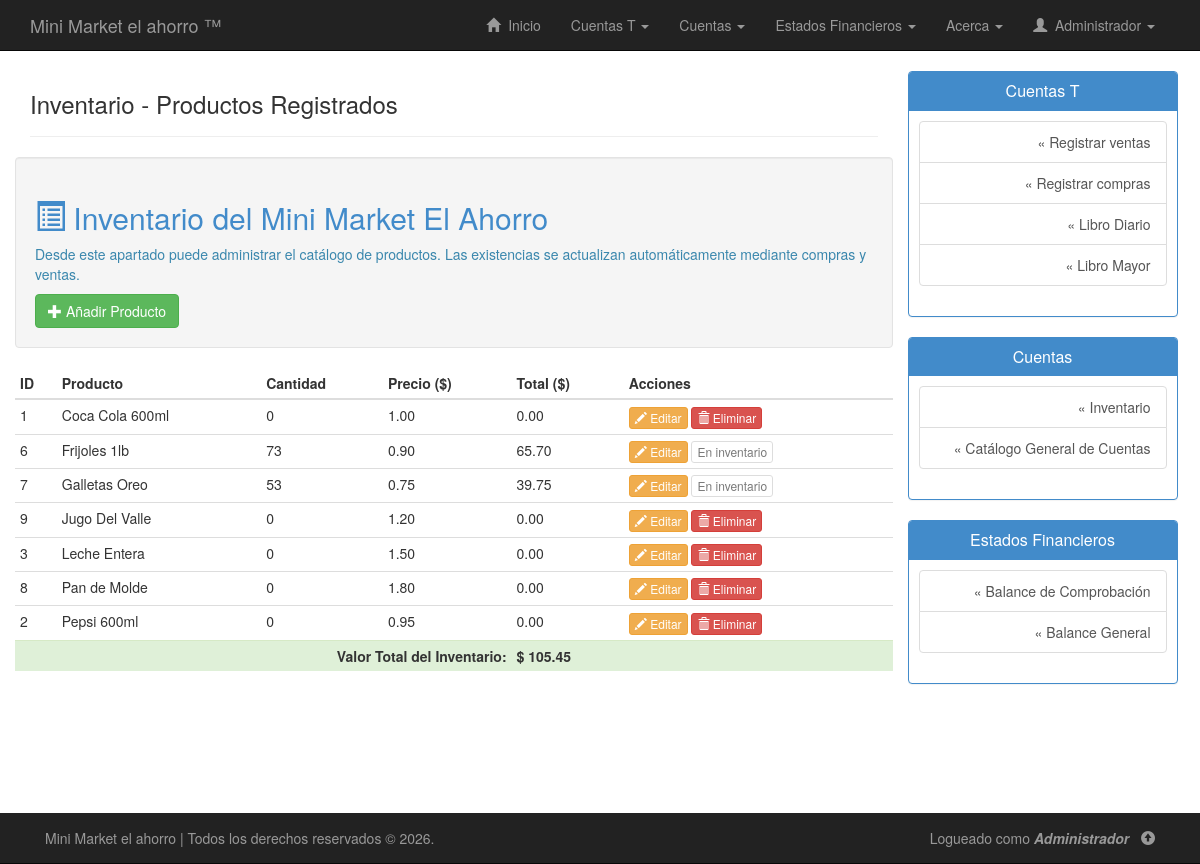
Page /php/inventario.php (signed in) on the earlier database version.
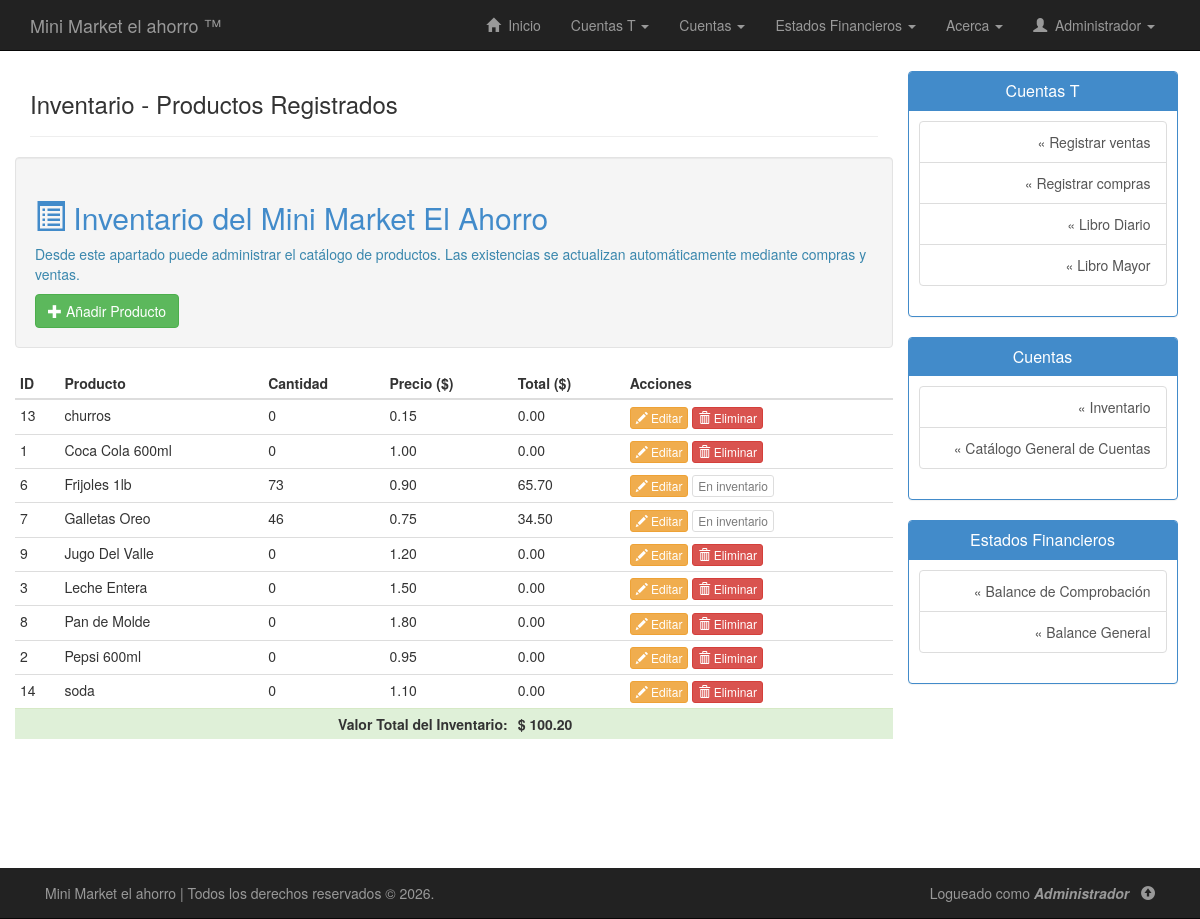
Same page on the later database version.
### tables this page shows
CREATE TABLE `inventario` (
  `id_inventario` int(11) NOT NULL,
  `nombre` varchar(100) NOT NULL,
  `cantidad` int(11) NOT NULL,
  `costo` decimal(8,2) NOT NULL DEFAULT 0.00,
  `precio` decimal(8,2) NOT NULL,
  `activo` tinyint(1) NOT NULL DEFAULT 1
);

### php/inventario.php (the view, shortened to what this page needs)
<?php
include("conexion.php");
?>
<!DOCTYPE html>
<html lang="es">
<head>
    <link rel="stylesheet" type="text/css" href="../css/bootstrap.min.css"/>
    <link rel="stylesheet" type="text/css" href="../css/estilos.css"/>
</head>
<body>
<?php include("nav.php"); ?>
<div class="container" id="contenido">
    <div class="row row-offcanvas row-offcanvas-right">
        <div class="col-xs-12 col-sm-9">
            <div class="page-header">
                <h3>Inventario - Productos Registrados</h3>
            </div>
            <div class="row">
                <div class="col-lg-12 well">
                    <h2 class="text-primary">
                        <span class="glyphicon glyphicon-list-alt"></span>
                        Inventario del Mini Market El Ahorro
                    </h2>
                    <p class="text-info">
                        Desde este apartado puede administrar el catálogo de productos.
                        Las existencias se actualizan automáticamente mediante compras y ventas.
                    </p>
                    <a href="agregar-producto.php" class="btn btn-success">
                        <span class="glyphicon glyphicon-plus"></span>
                        Añadir Producto
                    </a>
                </div>
                <?php
                $consulta = "
SELECT *
FROM inventario
WHERE activo = 1
ORDER BY nombre
";
                $ejecutar_consulta = $conexion->query($consulta);
                $totalInventario = 0;
                ?>
                <table class="table table-hover table-condensed">
                    <thead>
                        <tr>
                            <th>ID</th>
                            <th>Producto</th>
                            <th>Cantidad</th>
                            <th>Precio ($)</th>
                            <th>Total ($)</th>
                            <th>Acciones</th>
                        </tr>
                    </thead>
                    <tbody>
                    <?php
                    while($registro = $ejecutar_consulta->fetch_assoc())
                    {
                        $totalProducto = $registro['cantidad'] * $registro['precio'];
                        $totalInventario += $totalProducto;
                        echo "<tr>";
                        echo "<td>".$registro['id_inventario']."</td>";
                        echo "<td>".$registro['nombre']."</td>";
                        echo "<td>".$registro['cantidad']."</td>";
                        echo "<td>".number_format($registro['precio'],2)."</td>";
                        echo "<td>".number_format($totalProducto,2)."</td>";
                        echo "<td>";
                        echo "
                        <a
                            href='editar-producto.php?id=".$registro['id_inventario']."'
                            class='btn btn-warning btn-xs'
                        >
                            <span class='glyphicon glyphicon-pencil'></span>
                            Editar
                        </a>
                        ";
                        if($registro['cantidad'] == 0){
                            echo "
                            <a
                                href='eliminar-producto.php?id=".$registro['id_inventario']."'
                                class='btn btn-danger btn-xs'
                                onclick=\"return confirm('¿Desea eliminar este producto?');\"
                            >
                                <span class='glyphicon glyphicon-trash'></span>
                                Eliminar
                            </a>
                            ";
                        }else{
                            echo "
                            <button
                                class='btn btn-default btn-xs'
                                disabled
                            >
                                En inventario
                            </button>
                            ";
                        }
                        echo "</td>";
                        echo "</tr>";
                    }
                    ?>
                    </tbody>
                    <tfoot>
                        <tr class="success">
                            <th colspan="4" style="text-align:right">
                                Valor Total del Inventario:
                            </th>
                            <th>
                                $ <?php echo number_format($totalInventario,2); ?>
                            </th>
                            <th></th>
                        </tr>
                    </tfoot>
                </table>
            </div>
        </div>
        <?php include("sidebar.php"); ?>
    </div>
</div>
<?php include("footer.php"); ?>
</body>
</html>

### php/nav.php (shortened to what this page needs)
<div class="navbar navbar-inverse navbar-static-top">
	<div class="container">
		<a href="home.php" class="navbar-brand">Mini Market el ahorro &#0153;</a>
		<div class="collapse navbar-collapse navHeaderCollapse">
			<ul class="nav navbar-nav navbar-right">
				<li><a href="home.php"><span class="glyphicon glyphicon-home"></span> &nbsp;Inicio</a></li>
				<li class="dropdown">
					<a href="#" class="dropdown-toggle" data-toggle="dropdown">Cuentas T <b class="caret"></b></a>
				</li>
				<li class="dropdown">
					<a href="#" class="dropdown-toggle" data-toggle="dropdown">Cuentas <b class="caret"></b></a>
				</li>
				<li class="dropdown">
					<a href="#" class="dropdown-toggle" data-toggle="dropdown">Estados Financieros <b class="caret"></b></a>
				</li>
				<li class="dropdown">
					<a href="#" class="dropdown-toggle" data-toggle="dropdown">Acerca <b class="caret"></b></a>
				</li>
				<li class="dropdown">
					<a href="#" class="dropdown-toggle" data-toggle="dropdown" style="text-transform:capitalize">
						<span class="glyphicon glyphicon-user"></span> &nbsp;<?php echo $_SESSION['usuario']; ?>
						<b class="caret"></b>
					</a>
				</li>
			</ul>
		</div>
	</div>
</div>

### php/sidebar.php (shortened to what this page needs)
<div class="row">
	<div class="col-sm-3">
		<div class="panel panel-primary">
			<div class="panel-heading">
				<h3 class="panel-title text-center">Cuentas T</h3>
			</div>
			<div class="panel-body" id="sb">
				<div class="list-group text-right">
					<a href="registrar-ventas.php" class="list-group-item">&#0171; Registrar ventas</a>
					<a href="registrar-compras.php" class="list-group-item">&#0171; Registrar compras</a>
					<a href="diario.php" class="list-group-item">&#0171; Libro Diario</a>
					<a href="mayor.php" class="list-group-item">&#0171; Libro Mayor</a>
				</div>
			</div>
		</div>
		<div class="panel panel-primary">
			<div class="panel-heading">
				<h3 class="panel-title text-center">Cuentas</h3>
			</div>
			<div class="panel-body" id="sb">
				<div class="list-group text-right">
                    <a href="inventario.php" class="list-group-item">&#0171; Inventario</a>
					<a href="catalogo-cuentas.php" class="list-group-item">&#0171; Catálogo General de Cuentas</a>
				</div>
			</div>
		</div>
		<div class="panel panel-primary">
			<div class="panel-heading">
				<h3 class="panel-title text-center">Estados Financieros</h3>
			</div>
			<div class="panel-body" id="sb">
				<div class="list-group text-right">
					<a href="balance-comprobacion.php" class="list-group-item">&#0171; Balance de Comprobación</a>
					<a href="balance-general.php" class="list-group-item">&#0171; Balance General</a>
				</div>
			</div>
		</div>
	</div>
</div>

### php/footer.php (shortened to what this page needs)
<div class="navbar navbar-inverse navbar-fixed-bottom" id="footer">
	<div class="container">
		<p class="navbar-text pull-left">
			Mini Market el ahorro | Todos los derechos reservados &copy; 2026.
		</p>
		<p class="navbar-text pull-right">
			Logueado como <em><strong style="text-transform:capitalize"><?php echo $_SESSION["usuario"]; ?></strong></em>&nbsp;&nbsp;
			<a href="#" class="navbar-link" title="Volver arriba"><span class="glyphicon glyphicon-circle-arrow-up"></span></a>
		</p>
	</div>
</div>

### css/estilos.css (style rules this page uses)
body { background: #fff; margin-bottom: 80px; }
.page-header { margin-top: 0; }
.panel-body { padding-top: 0; }
#contenido { padding-bottom: 80px; }
#footer { margin-bottom: 0px; }
#sb { padding:10px; }
table { background: #FFF; }
a { -ms-transition: all 0.25s ease-in; -moz-transition: all 0.25s ease-in; -o-transition: all 0.25s ease-in; -webkit-transition: all 0.25s ease-in; transition: all 0.25s ease-in; }

Differences in the rows shown:
added inventario: id_inventario "13", nombre "churros", cantidad "0", precio "0.15", totalProducto "0.00"
changed inventario "Galletas Oreo": cantidad "53" → "46"; totalProducto "39.75" → "34.50"
added inventario: id_inventario "14", nombre "soda", cantidad "0", precio "1.10", totalProducto "0.00"
Other differences:
$totalInventario: "105.45" → "100.20"
